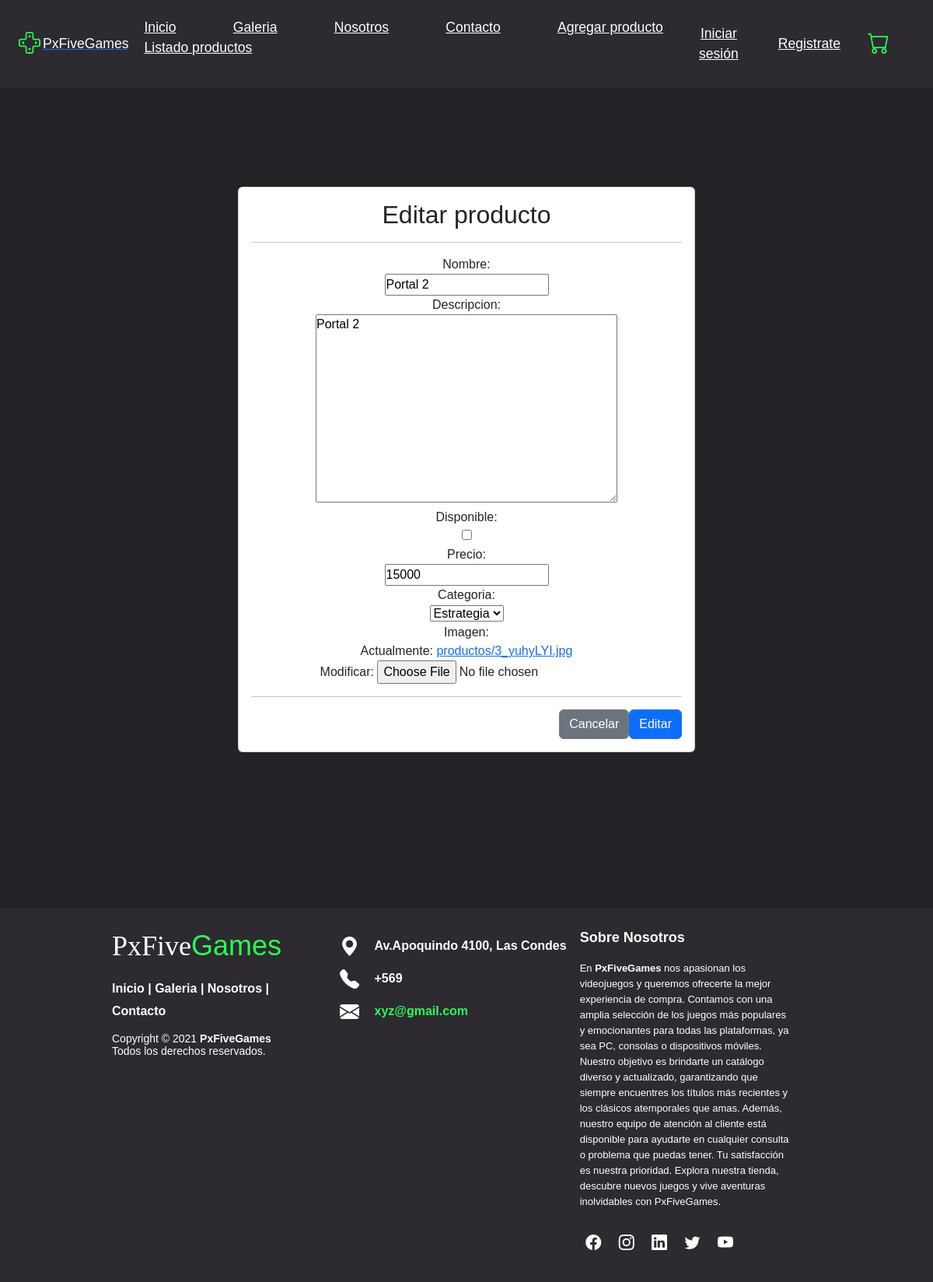
The page /modificar-producto/12/ on the database its author committed.
### pxfivegames/models.py (models this page shows, shortened)
class Producto(models.Model):
    nombre = models.CharField(max_length=50)
    descripcion = models.TextField()
    disponible = models.BooleanField()
    precio = models.IntegerField()
    categoria = models.ForeignKey(Categoria, on_delete=models.PROTECT)
    imagen = models.ImageField(upload_to="productos", null=True)

class Categoria(models.Model):
    nombre = models.CharField(max_length=50)
    def __str__(self):
        return self.nombre

### pxfivegames/views.py (the view, shortened to what this page needs)
# urls.py: path('modificar-producto/<id>/', modificar_producto, name="modificar_producto"),
def modificar_producto(request, id):
    producto = get_object_or_404(Producto, id=id)
    data = {
        'form': ProductoForm(instance=producto)
    }
    return render(request, 'pxfivegames/producto/modificar.html', data)

### pxfivegames/forms.py
class ProductoForm(forms.ModelForm):
    class Meta:
        model = Producto
        fields = '__all__'

### pxfivegames/templates/pxfivegames/producto/modificar.html (shortened to what this page needs)
{% extends 'pxfivegames/base.html' %}
{% block contenido %}
<div class="row">
  <div class="col-12 col-md-6 offset-md-3">
    <br><br><br><br><br>
    <div class="card">
      <div class="card-body">
        <h2>Editar producto</h2>
        <hr>
        <form action="" method="post" enctype="multipart/form-data">
          {% csrf_token %} {{ form }}
          <hr>
          <div class="d-flex justify-content-end">
            <input type="reset" value="Cancelar" class="btn btn-secondary" />
            <input type="submit" value="Editar" class="btn btn-primary" />
          </div>
        </form>
      </div>
    </div>
  </div>
</div>
{% endblock %}

### pxfivegames/static/pxfivegames/css/style.css (style rules this page uses)
* { padding: 0; margin: 0; box-sizing: border-box; font-family: "Poppins", sans-serif; text-decoration: none; list-style: none; }
:root { --bg-color: #222327; --contrast-color: #2d2a30; --text-color: #fff; --main-color: #29fd53; }
body { min-height: 100vh; background: var(--bg-color); color: var(--text-color); text-align: center; }

### pxfivegames/templates/pxfivegames/producto/modificar.html (style rules this page uses)
label { width: 100%; height: 50%; }

### rows shown on the page
Producto: nombre "Portal 2", descripcion "Portal 2", precio "15000", categoria "Estrategia"
